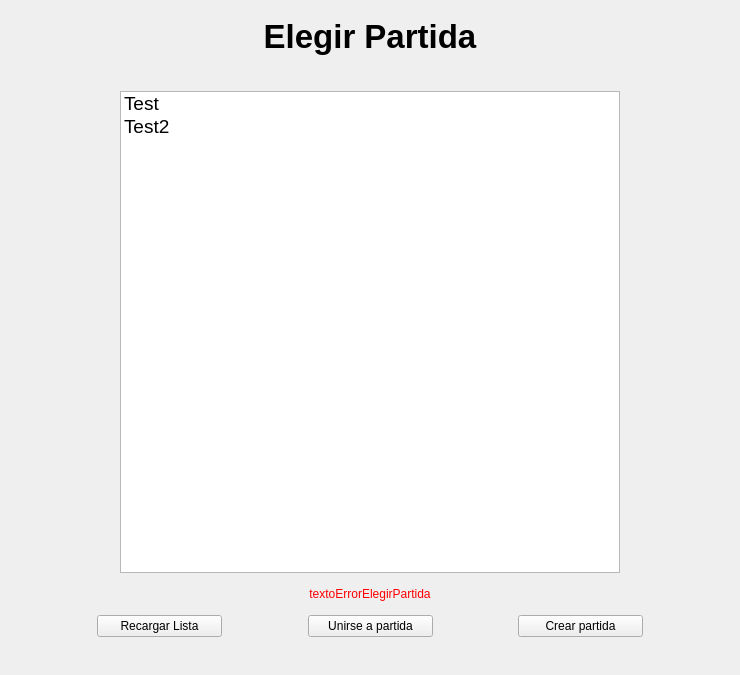
<?xml version="1.0" encoding="UTF-8"?>
<ui version="4.0">
 <class>MainWindow</class>
 <widget class="QMainWindow" name="MainWindow">
  <property name="geometry">
   <rect>
    <x>0</x>
    <y>0</y>
    <width>740</width>
    <height>675</height>
   </rect>
  </property>
  <property name="minimumSize">
   <size>
    <width>740</width>
    <height>0</height>
   </size>
  </property>
  <property name="windowTitle">
   <string>TP Taller de Programacion</string>
  </property>
  <property name="Test" stdset="0">
   <string/>
  </property>
  <widget class="QWidget" name="centralwidget">
   <property name="sizePolicy">
    <sizepolicy hsizetype="Maximum" vsizetype="Preferred">
     <horstretch>0</horstretch>
     <verstretch>0</verstretch>
    </sizepolicy>
   </property>
   <property name="maximumSize">
    <size>
     <width>16777215</width>
     <height>16777215</height>
    </size>
   </property>
   <layout class="QGridLayout" name="gridLayout">
    <item row="0" column="0">
     <widget class="QStackedWidget" name="stackedWidget">
      <property name="enabled">
       <bool>true</bool>
      </property>
      <property name="sizePolicy">
       <sizepolicy hsizetype="Ignored" vsizetype="Expanding">
        <horstretch>0</horstretch>
        <verstretch>0</verstretch>
       </sizepolicy>
      </property>
      <property name="minimumSize">
       <size>
        <width>0</width>
        <height>0</height>
       </size>
      </property>
      <property name="maximumSize">
       <size>
        <width>16777215</width>
        <height>16777215</height>
       </size>
      </property>
      <property name="currentIndex">
       <number>1</number>
      </property>
      <widget class="QWidget" name="ConectarseAServidor">
       <layout class="QVBoxLayout" name="verticalLayout">
        <item>
         <spacer name="verticalSpacer_3">
          <property name="orientation">
           <enum>Qt::Vertical</enum>
          </property>
          <property name="sizeHint" stdset="0">
           <size>
            <width>20</width>
            <height>40</height>
           </size>
          </property>
         </spacer>
        </item>
        <item>
         <spacer name="verticalSpacer_9">
          <property name="orientation">
           <enum>Qt::Vertical</enum>
          </property>
          <property name="sizeHint" stdset="0">
           <size>
            <width>20</width>
            <height>40</height>
           </size>
          </property>
         </spacer>
        </item>
        <item>
         <widget class="QLabel" name="titulo">
          <property name="sizeIncrement">
           <size>
            <width>10</width>
            <height>10</height>
           </size>
          </property>
          <property name="font">
           <font>
            <family>Ubuntu</family>
            <pointsize>36</pointsize>
            <weight>75</weight>
            <bold>true</bold>
           </font>
          </property>
          <property name="text">
           <string>Conectarse a servidor</string>
          </property>
          <property name="scaledContents">
           <bool>true</bool>
          </property>
          <property name="alignment">
           <set>Qt::AlignCenter</set>
          </property>
         </widget>
        </item>
        <item>
         <spacer name="verticalSpacer_4">
          <property name="orientation">
           <enum>Qt::Vertical</enum>
          </property>
          <property name="sizeHint" stdset="0">
           <size>
            <width>20</width>
            <height>40</height>
           </size>
          </property>
         </spacer>
        </item>
        <item>
         <layout class="QHBoxLayout" name="horizontalLayout">
          <item>
           <layout class="QVBoxLayout" name="verticalLayout_3">
            <property name="leftMargin">
             <number>80</number>
            </property>
            <item>
             <spacer name="verticalSpacer_2">
              <property name="orientation">
               <enum>Qt::Vertical</enum>
              </property>
              <property name="sizeHint" stdset="0">
               <size>
                <width>20</width>
                <height>40</height>
               </size>
              </property>
             </spacer>
            </item>
            <item>
             <widget class="QLabel" name="label_2">
              <property name="text">
               <string>IP servidor</string>
              </property>
             </widget>
            </item>
            <item>
             <widget class="QLineEdit" name="IpInput">
              <property name="minimumSize">
               <size>
                <width>250</width>
                <height>0</height>
               </size>
              </property>
              <property name="text">
               <string/>
              </property>
              <property name="placeholderText">
               <string>127.0.0.1</string>
              </property>
             </widget>
            </item>
           </layout>
          </item>
          <item>
           <layout class="QVBoxLayout" name="verticalLayout_4">
            <property name="rightMargin">
             <number>80</number>
            </property>
            <item>
             <spacer name="verticalSpacer_6">
              <property name="orientation">
               <enum>Qt::Vertical</enum>
              </property>
              <property name="sizeHint" stdset="0">
               <size>
                <width>20</width>
                <height>40</height>
               </size>
              </property>
             </spacer>
            </item>
            <item>
             <widget class="QLabel" name="label_3">
              <property name="text">
               <string>Puerto servidor</string>
              </property>
             </widget>
            </item>
            <item>
             <widget class="QLineEdit" name="PortInput">
              <property name="minimumSize">
               <size>
                <width>250</width>
                <height>0</height>
               </size>
              </property>
              <property name="placeholderText">
               <string>15500</string>
              </property>
             </widget>
            </item>
           </layout>
          </item>
         </layout>
        </item>
        <item>
         <layout class="QHBoxLayout" name="horizontalLayout_2">
          <property name="spacing">
           <number>10</number>
          </property>
          <property name="bottomMargin">
           <number>0</number>
          </property>
          <item>
           <widget class="QPushButton" name="botonConectar">
            <property name="maximumSize">
             <size>
              <width>300</width>
              <height>16777215</height>
             </size>
            </property>
            <property name="text">
             <string>Conectar</string>
            </property>
           </widget>
          </item>
         </layout>
        </item>
        <item>
         <widget class="QLabel" name="textoErrorConectarseServidor">
          <property name="palette">
           <palette>
            <active>
             <colorrole role="WindowText">
              <brush brushstyle="SolidPattern">
               <color alpha="255">
                <red>255</red>
                <green>0</green>
                <blue>0</blue>
               </color>
              </brush>
             </colorrole>
            </active>
            <inactive>
             <colorrole role="WindowText">
              <brush brushstyle="SolidPattern">
               <color alpha="255">
                <red>255</red>
                <green>0</green>
                <blue>0</blue>
               </color>
              </brush>
             </colorrole>
            </inactive>
            <disabled>
             <colorrole role="WindowText">
              <brush brushstyle="SolidPattern">
               <color alpha="255">
                <red>190</red>
                <green>190</green>
                <blue>190</blue>
               </color>
              </brush>
             </colorrole>
            </disabled>
           </palette>
          </property>
          <property name="text">
           <string>textoErrorConectarseServidor</string>
          </property>
          <property name="alignment">
           <set>Qt::AlignCenter</set>
          </property>
         </widget>
        </item>
        <item>
         <spacer name="verticalSpacer">
          <property name="orientation">
           <enum>Qt::Vertical</enum>
          </property>
          <property name="sizeHint" stdset="0">
           <size>
            <width>20</width>
            <height>40</height>
           </size>
          </property>
         </spacer>
        </item>
        <item>
         <spacer name="verticalSpacer_8">
          <property name="orientation">
           <enum>Qt::Vertical</enum>
          </property>
          <property name="sizeHint" stdset="0">
           <size>
            <width>20</width>
            <height>40</height>
           </size>
          </property>
         </spacer>
        </item>
        <item>
         <spacer name="verticalSpacer_5">
          <property name="orientation">
           <enum>Qt::Vertical</enum>
          </property>
          <property name="sizeHint" stdset="0">
           <size>
            <width>20</width>
            <height>40</height>
           </size>
          </property>
         </spacer>
        </item>
       </layout>
      </widget>
      <widget class="QWidget" name="ElegirPartida">
       <layout class="QVBoxLayout" name="verticalLayout_2">
        <item>
         <layout class="QVBoxLayout" name="verticalLayout_5">
          <item>
           <widget class="QLabel" name="label">
            <property name="font">
             <font>
              <family>Ubuntu</family>
              <pointsize>25</pointsize>
              <weight>75</weight>
              <italic>false</italic>
              <bold>true</bold>
              <kerning>true</kerning>
             </font>
            </property>
            <property name="text">
             <string>Elegir Partida</string>
            </property>
            <property name="alignment">
             <set>Qt::AlignCenter</set>
            </property>
           </widget>
          </item>
          <item>
           <layout class="QHBoxLayout" name="horizontalLayout_9">
            <property name="topMargin">
             <number>30</number>
            </property>
            <property name="bottomMargin">
             <number>0</number>
            </property>
            <item>
             <widget class="QListWidget" name="listaPartidas">
              <property name="maximumSize">
               <size>
                <width>500</width>
                <height>16777215</height>
               </size>
              </property>
              <property name="font">
               <font>
                <pointsize>14</pointsize>
               </font>
              </property>
              <property name="mouseTracking">
               <bool>false</bool>
              </property>
              <property name="textElideMode">
               <enum>Qt::ElideRight</enum>
              </property>
              <property name="movement">
               <enum>QListView::Static</enum>
              </property>
              <property name="spacing">
               <number>10</number>
              </property>
              <property name="viewMode">
               <enum>QListView::ListMode</enum>
              </property>
              <property name="uniformItemSizes">
               <bool>false</bool>
              </property>
              <item>
               <property name="text">
                <string>Test</string>
               </property>
              </item>
              <item>
               <property name="text">
                <string>Test2</string>
               </property>
              </item>
             </widget>
            </item>
           </layout>
          </item>
          <item>
           <widget class="QLabel" name="textoErrorElegirPartida">
            <property name="minimumSize">
             <size>
              <width>0</width>
              <height>30</height>
             </size>
            </property>
            <property name="palette">
             <palette>
              <active>
               <colorrole role="WindowText">
                <brush brushstyle="SolidPattern">
                 <color alpha="255">
                  <red>255</red>
                  <green>0</green>
                  <blue>0</blue>
                 </color>
                </brush>
               </colorrole>
              </active>
              <inactive>
               <colorrole role="WindowText">
                <brush brushstyle="SolidPattern">
                 <color alpha="255">
                  <red>255</red>
                  <green>0</green>
                  <blue>0</blue>
                 </color>
                </brush>
               </colorrole>
              </inactive>
              <disabled>
               <colorrole role="WindowText">
                <brush brushstyle="SolidPattern">
                 <color alpha="255">
                  <red>190</red>
                  <green>190</green>
                  <blue>190</blue>
                 </color>
                </brush>
               </colorrole>
              </disabled>
             </palette>
            </property>
            <property name="text">
             <string>textoErrorElegirPartida</string>
            </property>
            <property name="alignment">
             <set>Qt::AlignCenter</set>
            </property>
           </widget>
          </item>
          <item>
           <layout class="QHBoxLayout" name="horizontalLayout_4">
            <property name="topMargin">
             <number>0</number>
            </property>
            <property name="bottomMargin">
             <number>20</number>
            </property>
            <item>
             <spacer name="horizontalSpacer_8">
              <property name="orientation">
               <enum>Qt::Horizontal</enum>
              </property>
              <property name="sizeHint" stdset="0">
               <size>
                <width>40</width>
                <height>20</height>
               </size>
              </property>
             </spacer>
            </item>
            <item>
             <widget class="QPushButton" name="botonRecargarPartidas">
              <property name="minimumSize">
               <size>
                <width>125</width>
                <height>0</height>
               </size>
              </property>
              <property name="text">
               <string>Recargar Lista</string>
              </property>
             </widget>
            </item>
            <item>
             <spacer name="horizontalSpacer">
              <property name="orientation">
               <enum>Qt::Horizontal</enum>
              </property>
              <property name="sizeHint" stdset="0">
               <size>
                <width>40</width>
                <height>20</height>
               </size>
              </property>
             </spacer>
            </item>
            <item>
             <widget class="QPushButton" name="botonUnirseAPartida">
              <property name="minimumSize">
               <size>
                <width>125</width>
                <height>0</height>
               </size>
              </property>
              <property name="text">
               <string>Unirse a partida</string>
              </property>
             </widget>
            </item>
            <item>
             <spacer name="horizontalSpacer_2">
              <property name="orientation">
               <enum>Qt::Horizontal</enum>
              </property>
              <property name="sizeHint" stdset="0">
               <size>
                <width>40</width>
                <height>20</height>
               </size>
              </property>
             </spacer>
            </item>
            <item>
             <widget class="QPushButton" name="botonIrACrearPartida">
              <property name="minimumSize">
               <size>
                <width>125</width>
                <height>0</height>
               </size>
              </property>
              <property name="text">
               <string>Crear partida</string>
              </property>
             </widget>
            </item>
            <item>
             <spacer name="horizontalSpacer_3">
              <property name="orientation">
               <enum>Qt::Horizontal</enum>
              </property>
              <property name="sizeHint" stdset="0">
               <size>
                <width>40</width>
                <height>20</height>
               </size>
              </property>
             </spacer>
            </item>
           </layout>
          </item>
         </layout>
        </item>
       </layout>
      </widget>
      <widget class="QWidget" name="CrearPartida">
       <layout class="QVBoxLayout" name="verticalLayout_7">
        <item>
         <layout class="QVBoxLayout" name="verticalLayout_6">
          <item>
           <spacer name="verticalSpacer_7">
            <property name="orientation">
             <enum>Qt::Vertical</enum>
            </property>
            <property name="sizeHint" stdset="0">
             <size>
              <width>20</width>
              <height>40</height>
             </size>
            </property>
           </spacer>
          </item>
          <item>
           <spacer name="verticalSpacer_15">
            <property name="orientation">
             <enum>Qt::Vertical</enum>
            </property>
            <property name="sizeHint" stdset="0">
             <size>
              <width>20</width>
              <height>40</height>
             </size>
            </property>
           </spacer>
          </item>
          <item>
           <widget class="QLabel" name="label_4">
            <property name="font">
             <font>
              <family>Ubuntu</family>
              <pointsize>28</pointsize>
              <weight>75</weight>
              <bold>true</bold>
             </font>
            </property>
            <property name="text">
             <string>Crear Partida</string>
            </property>
            <property name="alignment">
             <set>Qt::AlignCenter</set>
            </property>
           </widget>
          </item>
          <item>
           <spacer name="verticalSpacer_10">
            <property name="orientation">
             <enum>Qt::Vertical</enum>
            </property>
            <property name="sizeHint" stdset="0">
             <size>
              <width>20</width>
              <height>40</height>
             </size>
            </property>
           </spacer>
          </item>
          <item>
           <spacer name="verticalSpacer_14">
            <property name="orientation">
             <enum>Qt::Vertical</enum>
            </property>
            <property name="sizeHint" stdset="0">
             <size>
              <width>20</width>
              <height>40</height>
             </size>
            </property>
           </spacer>
          </item>
          <item>
           <layout class="QHBoxLayout" name="horizontalLayout_3">
            <item>
             <spacer name="horizontalSpacer_4">
              <property name="orientation">
               <enum>Qt::Horizontal</enum>
              </property>
              <property name="sizeHint" stdset="0">
               <size>
                <width>40</width>
                <height>20</height>
               </size>
              </property>
             </spacer>
            </item>
            <item>
             <widget class="QLabel" name="label_7">
              <property name="text">
               <string>Nombre</string>
              </property>
             </widget>
            </item>
            <item>
             <spacer name="horizontalSpacer_5">
              <property name="orientation">
               <enum>Qt::Horizontal</enum>
              </property>
              <property name="sizeHint" stdset="0">
               <size>
                <width>40</width>
                <height>20</height>
               </size>
              </property>
             </spacer>
            </item>
           </layout>
          </item>
          <item>
           <layout class="QHBoxLayout" name="horizontalLayout_5">
            <property name="bottomMargin">
             <number>0</number>
            </property>
            <item>
             <widget class="QLineEdit" name="selectorNombrePartida">
              <property name="maximumSize">
               <size>
                <width>500</width>
                <height>16777215</height>
               </size>
              </property>
              <property name="text">
               <string/>
              </property>
              <property name="maxLength">
               <number>200</number>
              </property>
              <property name="alignment">
               <set>Qt::AlignCenter</set>
              </property>
              <property name="placeholderText">
               <string>Mi Partida</string>
              </property>
             </widget>
            </item>
           </layout>
          </item>
          <item>
           <spacer name="verticalSpacer_11">
            <property name="orientation">
             <enum>Qt::Vertical</enum>
            </property>
            <property name="sizeHint" stdset="0">
             <size>
              <width>20</width>
              <height>10</height>
             </size>
            </property>
           </spacer>
          </item>
          <item>
           <layout class="QHBoxLayout" name="horizontalLayout_6">
            <item>
             <spacer name="horizontalSpacer_6">
              <property name="orientation">
               <enum>Qt::Horizontal</enum>
              </property>
              <property name="sizeHint" stdset="0">
               <size>
                <width>40</width>
                <height>20</height>
               </size>
              </property>
             </spacer>
            </item>
            <item>
             <layout class="QVBoxLayout" name="verticalLayout_9">
              <property name="rightMargin">
               <number>0</number>
              </property>
              <item>
               <widget class="QLabel" name="label_5">
                <property name="minimumSize">
                 <size>
                  <width>300</width>
                  <height>0</height>
                 </size>
                </property>
                <property name="text">
                 <string>Mapa</string>
                </property>
                <property name="alignment">
                 <set>Qt::AlignCenter</set>
                </property>
                <property name="margin">
                 <number>0</number>
                </property>
               </widget>
              </item>
              <item>
               <layout class="QHBoxLayout" name="horizontalLayout_11">
                <property name="bottomMargin">
                 <number>0</number>
                </property>
                <item>
                 <widget class="QComboBox" name="selectorMapa">
                  <property name="maximumSize">
                   <size>
                    <width>250</width>
                    <height>16777215</height>
                   </size>
                  </property>
                 </widget>
                </item>
               </layout>
              </item>
             </layout>
            </item>
            <item>
             <spacer name="horizontalSpacer_7">
              <property name="orientation">
               <enum>Qt::Horizontal</enum>
              </property>
              <property name="sizeHint" stdset="0">
               <size>
                <width>40</width>
                <height>20</height>
               </size>
              </property>
             </spacer>
            </item>
           </layout>
          </item>
          <item>
           <layout class="QHBoxLayout" name="horizontalLayout_7"/>
          </item>
          <item>
           <spacer name="verticalSpacer_12">
            <property name="orientation">
             <enum>Qt::Vertical</enum>
            </property>
            <property name="sizeHint" stdset="0">
             <size>
              <width>20</width>
              <height>10</height>
             </size>
            </property>
           </spacer>
          </item>
          <item>
           <spacer name="verticalSpacer_17">
            <property name="orientation">
             <enum>Qt::Vertical</enum>
            </property>
            <property name="sizeHint" stdset="0">
             <size>
              <width>20</width>
              <height>40</height>
             </size>
            </property>
           </spacer>
          </item>
          <item>
           <layout class="QHBoxLayout" name="horizontalLayout_8">
            <property name="topMargin">
             <number>0</number>
            </property>
            <item>
             <widget class="QPushButton" name="botonCancelarCrearPartida">
              <property name="maximumSize">
               <size>
                <width>300</width>
                <height>16777215</height>
               </size>
              </property>
              <property name="text">
               <string>Cancelar</string>
              </property>
             </widget>
            </item>
            <item>
             <widget class="QPushButton" name="botonCrearPartida">
              <property name="maximumSize">
               <size>
                <width>300</width>
                <height>16777215</height>
               </size>
              </property>
              <property name="text">
               <string>Crear Partida</string>
              </property>
             </widget>
            </item>
           </layout>
          </item>
          <item>
           <widget class="QLabel" name="textoErrorCrearPartida">
            <property name="palette">
             <palette>
              <active>
               <colorrole role="WindowText">
                <brush brushstyle="SolidPattern">
                 <color alpha="255">
                  <red>255</red>
                  <green>0</green>
                  <blue>0</blue>
                 </color>
                </brush>
               </colorrole>
              </active>
              <inactive>
               <colorrole role="WindowText">
                <brush brushstyle="SolidPattern">
                 <color alpha="255">
                  <red>255</red>
                  <green>0</green>
                  <blue>0</blue>
                 </color>
                </brush>
               </colorrole>
              </inactive>
              <disabled>
               <colorrole role="WindowText">
                <brush brushstyle="SolidPattern">
                 <color alpha="255">
                  <red>190</red>
                  <green>190</green>
                  <blue>190</blue>
                 </color>
                </brush>
               </colorrole>
              </disabled>
             </palette>
            </property>
            <property name="text">
             <string>textoErrorCrearPartida</string>
            </property>
            <property name="alignment">
             <set>Qt::AlignCenter</set>
            </property>
           </widget>
          </item>
          <item>
           <spacer name="verticalSpacer_16">
            <property name="orientation">
             <enum>Qt::Vertical</enum>
            </property>
            <property name="sizeHint" stdset="0">
             <size>
              <width>20</width>
              <height>40</height>
             </size>
            </property>
           </spacer>
          </item>
          <item>
           <spacer name="verticalSpacer_13">
            <property name="orientation">
             <enum>Qt::Vertical</enum>
            </property>
            <property name="sizeHint" stdset="0">
             <size>
              <width>20</width>
              <height>40</height>
             </size>
            </property>
           </spacer>
          </item>
         </layout>
        </item>
       </layout>
      </widget>
     </widget>
    </item>
   </layout>
  </widget>
 </widget>
 <resources/>
 <connections/>
</ui>
